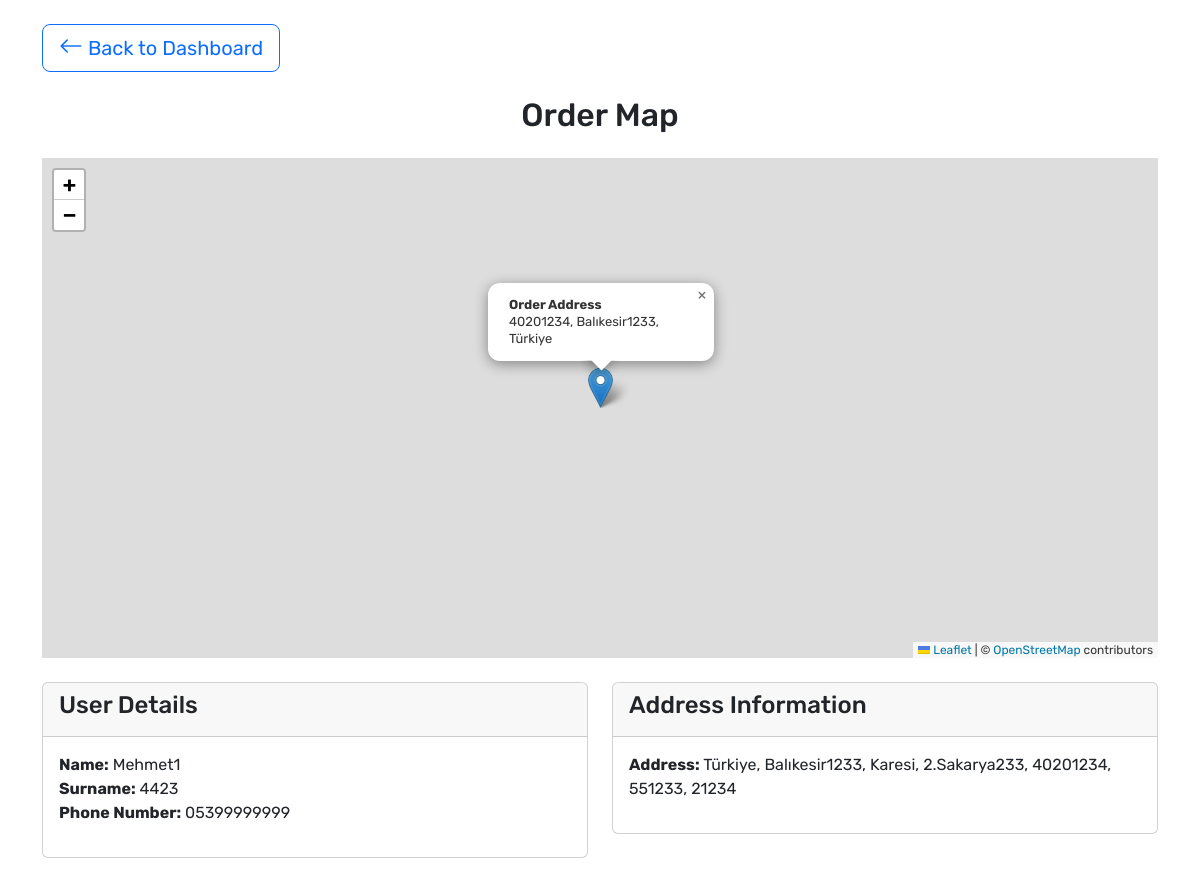
/order/5/map/, run on an earlier commit of the app's database.
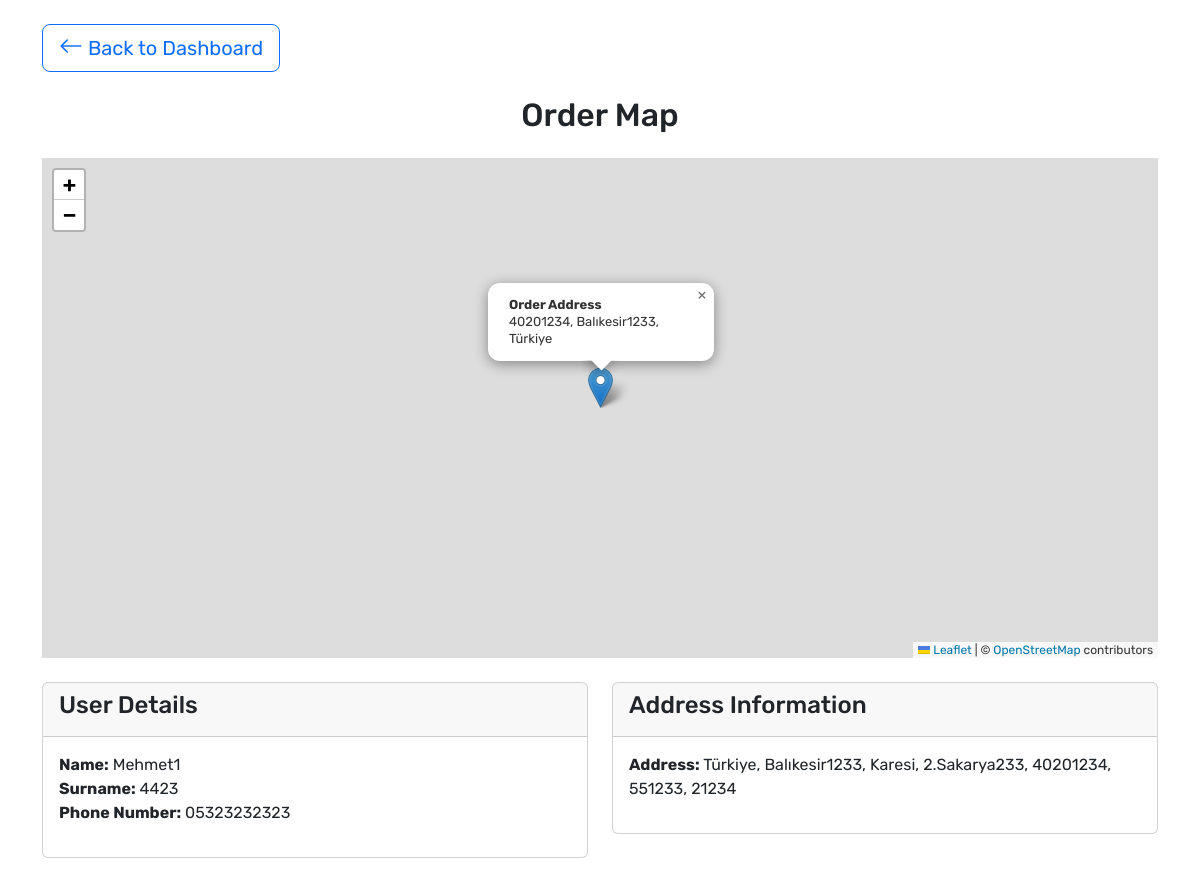
And on a later commit of the database.
### waterproject/models.py (models this page shows, shortened)
class PersonalInfo(models.Model):
    user = models.OneToOneField(settings.AUTH_USER_MODEL, on_delete=models.CASCADE, related_name='personalinfo')
    name = models.CharField(max_length=100, blank=True, null=True)
    surname = models.CharField(max_length=100, blank=True, null=True)
    email = models.EmailField(max_length=254, blank=True, null=True)
    phone = models.CharField(
        max_length=11,  #
        blank=True,
        null=False,
        validators=[
            RegexValidator(
                regex=r'^05\d{9}$',
                code='invalid_phone'
            )
        ]
    )
    gender = models.CharField(max_length=10, blank=True, null=True,
                              choices=[('Male', 'Male'), ('Female', 'Female'), ('Other', 'Other')])

### waterproject/views.py (the view)
# urls.py: path('order/<int:order_id>/map/', show_order_map, name='show_order_map'),
def show_order_map(request, order_id):
    order = get_object_or_404(Order, pk=order_id)
    address = Address.objects.filter(user=order.user).first()
    personal_info = PersonalInfo.objects.filter(user=order.user).first()
    context = {
        'address': address,
        'personal_info': personal_info
    }
    return render(request, 'address_view.html', context)

### waterproject/templates/address_view.html (shortened to what this page needs)
{% extends "dashboardbase.html" %}
{% load static %}
{% block content %}
    <div class="container my-4">
        <div class="d-flex justify-content-between align-items-center mb-4">
            <a href="{% url 'staff_dashboard' %}" class="btn btn-outline-primary btn-lg">
                <i class="bi bi-arrow-left"></i> Back to Dashboard
            </a>
        </div>
        <h2 class="text-center mb-4">Order Map</h2>
        <div id="map" class="mb-4" style="height: 500px;"></div>
        <div class="row">
            <div class="col-md-6 mb-4">
                <div class="card">
                    <div class="card-header">
                        <h4>User Details</h4>
                    </div>
                    <div class="card-body">
                        {% if personal_info %}
                            <ul class="list-unstyled">
                                <li><strong>Name:</strong> {{ personal_info.name }}</li>
                                <li><strong>Surname:</strong> {{ personal_info.surname }}</li>
                                <li><strong>Phone Number:</strong> {{ personal_info.phone }}</li>
                            </ul>
                        {% else %}
                            <p class="text-muted">No personal information available.</p>
                        {% endif %}
                    </div>
                </div>
            </div>
            <div class="col-md-6 mb-4">
                <div class="card">
                    <div class="card-header">
                        <h4>Address Information</h4>
                    </div>
                    <div class="card-body">
                        {% if address %}
                            <ul class="list-unstyled">
                                <li>
                                    <strong>Address:</strong> {{ address.country }}, {{ address.city }}, {{ address.district }},
                                    {{ address.neighborhood }}, {{ address.street }}, {{ address.building_number }}, {{ address.floor }}
                                </li>
                            </ul>
                        {% else %}
                            <p class="text-muted">No address information available.</p>
                        {% endif %}
                    </div>
                </div>
            </div>
        </div>
    </div>
    <link rel="stylesheet" href="https://unpkg.com/leaflet/dist/leaflet.css"/>
{% endblock %}

What changed in the data, as far as the page shows it:
changed PersonalInfo "Mehmet1": phone "05399999999" → "05323232323"
